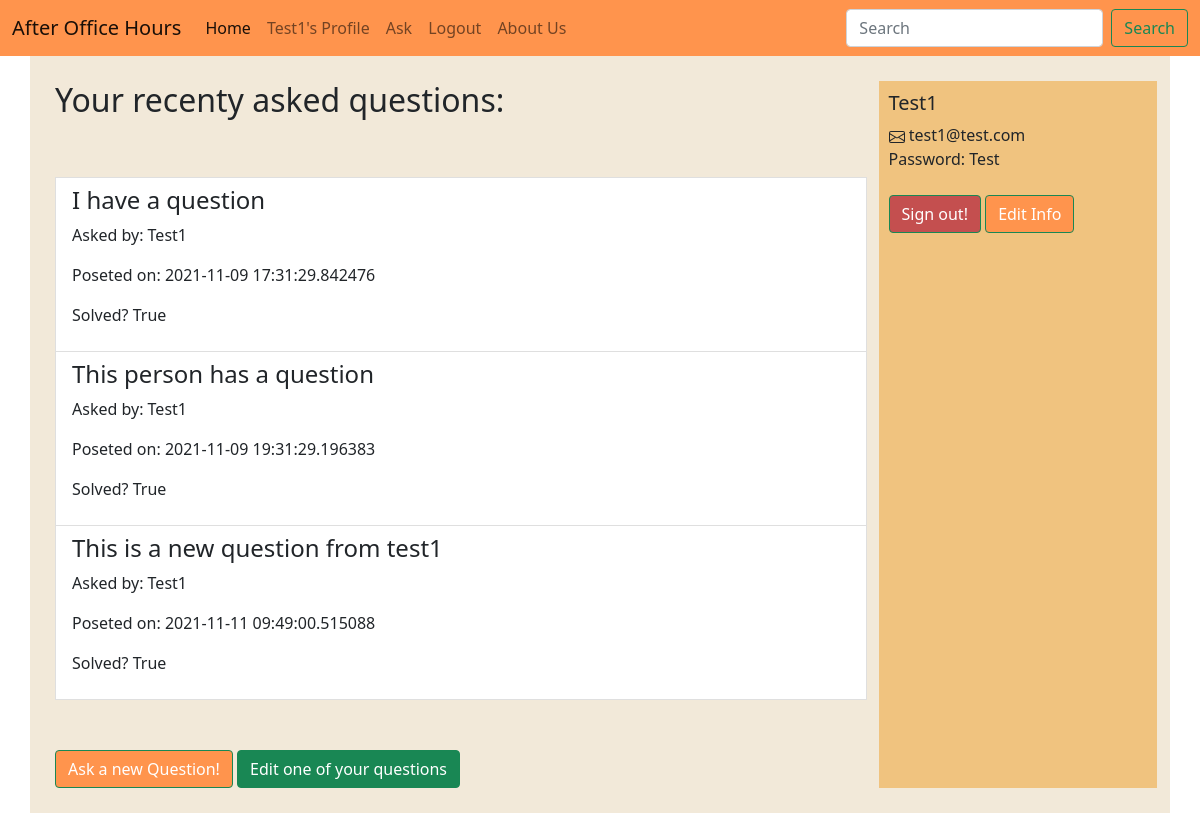
The app's page /profile (signed in) with its own data.
### Question.py (models this page shows)
class User(UserMixin, db.Model):
    id = db.Column(db.Integer, primary_key=True)
    username = db.Column(db.String(20), unique=True, nullable=False)
    email = db.Column(db.String(120), unique=True, nullable=False)
    password = db.Column(db.String(60), nullable=False)
    questions = db.relationship('Question', backref='author', lazy=True)

class Question(db.Model):
    id = db.Column(db.Integer, primary_key=True)
    q_text = db.Column(db.Text)
    asked_by_id = db.Column(db.String, db.ForeignKey('user.username'))
    post_time = db.Column(db.DateTime)
    solved = db.Column(db.Boolean)
    answers = db.relationship('Answer', backref='question', lazy = True)

### Question.py (the view)
@app.route("/profile")
@login_required
def profile():
        user = current_user
        email = user.email
        user_name = user.username
        user_password = user.password
        questions = Question.query.filter_by(asked_by_id = user_name)
        context = {
            'questions' : questions,
            'email' : email,
            'user_name' : user_name,
            'user_password' : user_password
            }
        return render_template("profile.html", **context)

### Question.py (called while the page is built)
@login_manager.user_loader
def load_user(user_id):
    print(user_id)
    return User.query.get(int(user_id))

### Templates/profile.html (shortened to what this page needs)
{% extends 'home.html' %}
{% block content %}
	<div class="container" id="user_header">
		<div class="row">
			<div class="col-9" id="user_questions">
				<h2>Your recenty asked questions:</h2>
				<div id="user_asked_questions">
					{% if questions %}
						{% for question in questions %}
						<a href="{{url_for('question', question_id = question.id)}}" class="list-group-item">
							<h4 class="list-group-item-heading">{{ question.q_text }}</h4>
							<p class="list-group-item-text">Asked by: {{ question.asked_by_id }}</p>
							<p class="list-group-item-text">Poseted on: {{ question.post_time }}</p>
							<p class="list-group-item-text">Solved? {{ question.solved }}</p>
						</a>
						{% endfor %}
						{% else %}
                 		   <h2>It looks like you haven't asked any questions yet!</h2>
                    {% endif %}
				</div>
				<button type="button" class="btn btn-success" id="user_ask_new_question_btn" onclick="window.location.href='{{ url_for( 'ask') }}';">Ask a new Question!</button>
				<button type="button" class="btn btn-success" id="user_edit_asked_question_btn" onclick="window.location.href='{{ url_for( 'go_to_edit_questions') }}';">Edit one of your questions</button>
			</div>
			<div class="col-3" id="user_info">
				<h5>{{user_name}}</h3>
				<div class="user_email">
					<label>{{email}}</label>
				</div>
				<div class="user_password">
					<label>Password: {{user_password}}</label>
				</div>
				<br>
				<button type="button" class="btn btn-success" id="user_sign_out_btn" onclick="window.location.href='{{ url_for( 'logout') }}';">Sign out!</button>
				<button type="button" class="btn btn-success" id="user_edit_profile_btn" onclick="window.location.href='{{ url_for( 'edit_user_profile') }}';">Edit Info</button>
			</div>
		</div>
	</div>
	{% endblock %}

### Templates/home.html (shortened to what this page needs)
<!DOCTYPE html>
<html>
<head>
	<link href="https://cdn.jsdelivr.net/npm/bootstrap@5.1.3/dist/css/bootstrap.min.css" rel="stylesheet">
	<link rel="stylesheet" href="{{ url_for('static', filename = 'website_style.css')}}">
</head>
<body>
    <nav class="navbar navbar-expand-lg navbar-light ">
      <div class="container-fluid">
        <a class="navbar-brand" href="/">After Office Hours</a>
        <div class="collapse navbar-collapse" id="navbarScroll">
          <ul class="navbar-nav me-auto my-2 my-lg-0 navbar-nav-scroll" style="--bs-scroll-height: 100px;">
            <li class="nav-item">
              <a class="nav-link active" aria-current="page" href="{{ url_for('home') }}">Home</a>
            </li>
            {% if current_user.is_authenticated %}
            <li class="nav-item">
              <a class="nav-link" href="{{ url_for('profile') }}">{{current_user.username}}'s Profile</a>
            </li>
            <li class="nav-item">
              <a class="nav-link" href="{{ url_for('ask') }} ">Ask</a>
            </li>
            <li class="nav-item">
              <a class="nav-link" href="{{ url_for('logout') }}">Logout</a>
            </li>
            {%endif%}
              <a class="nav-link" href="{{ url_for('about') }} ">About Us</a>
          </ul>
          <form class="d-flex">
            <input class="form-control me-2" type="search" placeholder="Search" aria-label="Search">
            <button class="btn btn-outline-success" type="submit">Search</button>
          </form>
        </div>
      </div>
    </nav>
    {% block content %}{% endblock content %}
  </body>
</html>

### static/website_style.css (style rules this page uses)
* { margin: 0; padding: 0; }
.navbar-light { background-color: rgb(255, 148, 77); }
#user_header { background-color: rgb(242, 233, 217); padding: 25px 25px 25px 25px; }
#user_info { background-color: rgb(240, 195, 127); padding: 10px 10px 10px 10px; }
#user_asked_questions { padding-top: 50px; padding-bottom: 50px; }
#user_sign_out_btn { background-color: rgb(196, 79, 79); }
#user_edit_profile_btn { background-color: rgb(255, 148, 77); }
#user_ask_new_question_btn { background-color: rgb(255, 148, 77); }

### records on screen
User: username "Test1", email "test1@test.com", password "Test"
Question: q_text "I have a question", asked_by_id "Test1", post_time "2021-11-09 17:31:29.842476", solved "True"
Question: q_text "This person has a question", asked_by_id "Test1", post_time "2021-11-09 19:31:29.196383", solved "True"
Question: q_text "This is a new question from test1", asked_by_id "Test1", post_time "2021-11-11 09:49:00.515088", solved "True"
